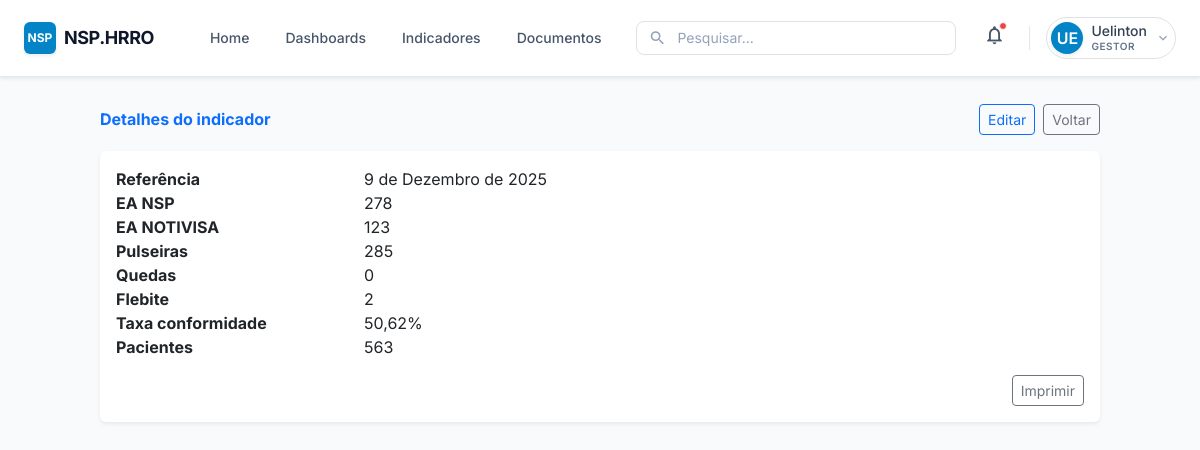
/indicadores/5/ (signed in), run on the app's committed database.
### core/models.py (models this page shows, shortened)
class MetricEntry(models.Model):
    referencia = models.DateField(default=timezone.now)
    total_ea_nsp = models.PositiveIntegerField()
    total_ea_notivisa = models.PositiveIntegerField()
    total_pulseiras = models.PositiveIntegerField()
    total_ea_queda = models.PositiveIntegerField()
    total_ea_flebite = models.PositiveIntegerField()
    taxa_conformidade = models.DecimalField(max_digits=5, decimal_places=2)
    total_pacientes = models.PositiveIntegerField()
    created_at = models.DateTimeField(auto_now_add=True)
    class Meta:
        ordering = ["-created_at"]

### core/views.py (the view)
# urls.py: path("indicadores/<int:pk>/", indicador_detail, name="indicador_detail"),
@login_required
def indicador_detail(request, pk):
    registro = get_object_or_404(MetricEntry, pk=pk)
    return render(request, "nsp/indicador_detail.html", {"registro": registro})

### templates/nsp/indicador_detail.html (shortened to what this page needs)
{% extends "nsp/base.html" %}
{% block content %}
<div class="container py-4">
  <div class="d-flex justify-content-between align-items-center mb-3">
    <h3 class="mb-0 fw-bold text-primary">Detalhes do indicador</h3>
    <div class="d-flex gap-2">
      <a href="{% url 'coleta_edit' registro.id %}" class="btn btn-outline-primary btn-sm">Editar</a>
      <a href="{% url 'indicadores' %}" class="btn btn-outline-secondary btn-sm">Voltar</a>
    </div>
  </div>
  <div class="card border-0 shadow-sm">
    <div class="card-body">
      <dl class="row mb-0">
        <dt class="col-sm-3">Referência</dt><dd class="col-sm-9">{{ registro.referencia }}</dd>
        <dt class="col-sm-3">EA NSP</dt><dd class="col-sm-9">{{ registro.total_ea_nsp }}</dd>
        <dt class="col-sm-3">EA NOTIVISA</dt><dd class="col-sm-9">{{ registro.total_ea_notivisa }}</dd>
        <dt class="col-sm-3">Pulseiras</dt><dd class="col-sm-9">{{ registro.total_pulseiras }}</dd>
        <dt class="col-sm-3">Quedas</dt><dd class="col-sm-9">{{ registro.total_ea_queda }}</dd>
        <dt class="col-sm-3">Flebite</dt><dd class="col-sm-9">{{ registro.total_ea_flebite }}</dd>
        <dt class="col-sm-3">Taxa conformidade</dt><dd class="col-sm-9">{{ registro.taxa_conformidade }}%</dd>
        <dt class="col-sm-3">Pacientes</dt><dd class="col-sm-9">{{ registro.total_pacientes }}</dd>
      </dl>
      <div class="text-end mt-3">
        <button class="btn btn-outline-secondary btn-sm" onclick="window.print()">Imprimir</button>
      </div>
    </div>
  </div>
</div>
{% endblock %}

### templates/nsp/base.html (shortened to what this page needs)
<!DOCTYPE html>
<html lang="pt-BR">
<head>
    <script src="https://cdn.tailwindcss.com"></script>
    <link href="https://cdn.jsdelivr.net/npm/bootstrap@5.3.0/dist/css/bootstrap.min.css" rel="stylesheet">
    <link href="https://cdn.jsdelivr.net/npm/bootstrap-icons@1.11.1/font/bootstrap-icons.css" rel="stylesheet">
</head>
<body class="bg-slate-50 text-slate-800">
    {% if request.path|default:"" != "/login/" %}
    <nav class="fixed top-0 left-0 w-full bg-white border-b border-slate-200 z-50 shadow-sm">
        <div class="mx-auto max-w-7xl px-4 py-3 flex items-center justify-between">
            <div class="flex items-center gap-3">
                <div class="flex items-center gap-2 cursor-pointer" onclick="window.location.href='{% url 'home' %}'">
                    <div class="w-8 h-8 bg-sky-600 rounded-md flex items-center justify-center text-white font-bold text-xs shadow-sm">
                        NSP
                    </div>
                    <span class="text-slate-900 font-bold tracking-tight text-lg">NSP.HRRO</span>
                </div>
                <div class="hidden md:flex items-center gap-1 ml-6">
                    <a href="{% url 'home' %}" class="px-3 py-2 text-sm font-medium text-slate-600 rounded-md hover:text-sky-700 hover:bg-slate-50 transition-colors">Home</a>
                    <a href="{% url 'dashboard' %}" class="px-3 py-2 text-sm font-medium text-slate-600 rounded-md hover:text-sky-700 hover:bg-slate-50 transition-colors">Dashboards</a>
                    <a href="{% url 'coleta' %}" class="px-3 py-2 text-sm font-medium text-slate-600 rounded-md hover:text-sky-700 hover:bg-slate-50 transition-colors">Indicadores</a>
                    <a href="#" class="px-3 py-2 text-sm font-medium text-slate-600 rounded-md hover:text-sky-700 hover:bg-slate-50 transition-colors">Documentos</a>
                </div>
            </div>
            <div class="hidden md:block w-80">
                <div class="relative">
                    <span class="absolute inset-y-0 left-0 flex items-center pl-3 text-slate-400">
                        <span class="material-icons" style="font-size: 18px;">search</span>
                    </span>
                    <input type="text" placeholder="Pesquisar..." class="w-full rounded-lg border border-slate-300 pl-10 pr-4 py-1.5 text-sm placeholder-slate-400 focus:outline-none focus:ring-2 focus:ring-sky-500 focus:border-transparent transition-shadow">
                </div>
            </div>
            <div class="flex items-center gap-3 md:gap-4">
                <button class="relative p-2 text-slate-600 hover:bg-slate-100 rounded-full transition-colors">
                    <span class="material-icons" style="font-size: 22px;">notifications_none</span>
                    <span class="absolute top-1.5 right-1.5 w-2 h-2 bg-red-500 rounded-full border border-white"></span>
                </button>
                <div class="relative group">
                    <button class="flex items-center gap-2 p-1 pr-2 rounded-full hover:bg-slate-50 border border-transparent hover:border-slate-200 transition-all">
                        <div class="w-8 h-8 rounded-full shadow-sm bg-sky-600 text-white flex items-center justify-center font-semibold">
                            {{ request.user.username|default:'U'|slice:":2"|upper }}
                        </div>
                        <div class="hidden md:flex flex-col items-start">
                            <span class="text-sm font-medium text-slate-700 leading-tight">{{ request.user.username|default:'Usuário' }}</span>
                            <span class="text-[10px] text-slate-500 uppercase tracking-wider font-semibold">Gestor</span>
                        </div>
                        <span class="material-icons text-slate-400 hidden md:block" style="font-size: 16px;">expand_more</span>
                    </button>
                </div>
            </div>
        </div>
    </nav>
    {% endif %}
    {% if request.path|default:"" != "/login/" %}
    <main class="pt-20 pb-10 px-4 max-w-7xl mx-auto">
    {% else %}
    <main>
    {% endif %}
        {% block content %}{% endblock %}
    </main>
</body>
</html>

### templates/nsp/base.html (style rules this page uses)
body { font-family: 'Inter', sans-serif; }

### data on the page
MetricEntry: referencia "9 de Dezembro de 2025", total_ea_nsp "278", total_ea_notivisa "123", total_pulseiras "285", total_ea_queda "0", total_ea_flebite "2", taxa_conformidade "50,62", total_pacientes "563"

### other printed values
{{ request.user.username|default:'U'|slice:":2"|upper }} "UE"
{{ request.user.username|default:'Usuário' }} "Uelinton"
